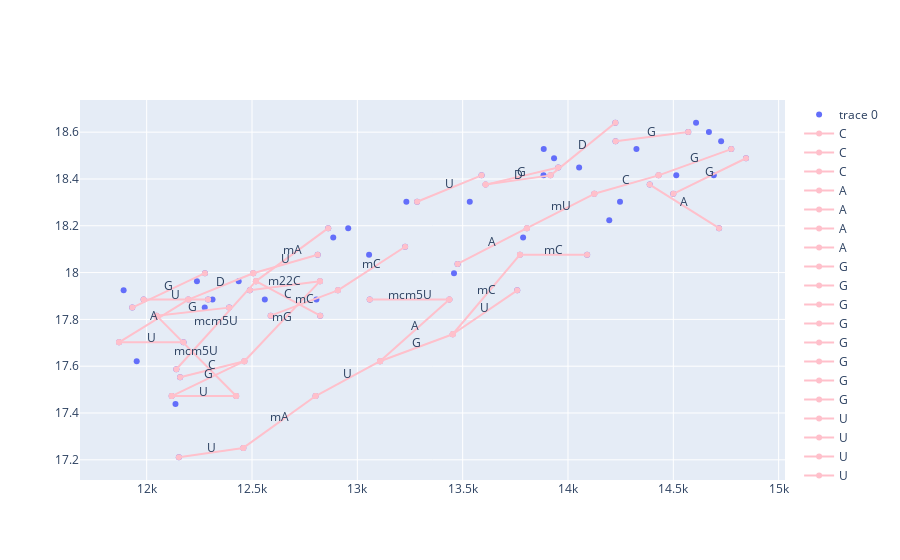

This figure's notebook cell:
### Code cell
low, high = 11868, 14846
# low, high = 13072, 15025
df_sample = df_top[(df_top.Mass>low)&(df_top.Mass<high)&(df_top.RT>1)]
bcr = base_calling_random(df_sample)
plotly_basecalling(df_sample, bcr[1])

### Figure 1 — Plotly figure (JSON) as saved in the notebook; plotly's stock layout.template omitted (floating-point values rounded to 4 significant figures)
{"data": [{"mode": "markers", "type": "scatter", "x": [11870.0, 11930.0, 11950.0, 11890.0, 12140.0, 12140.0, 12160.0, 11990.0, 12120.0, 12150.0, 12050.0, 12200.0, 12170.0, 12240.0, 12290.0, 12280.0, 12390.0, 12280.0, 12310.0, 12590.0, 12420.0, 12510.0, 12460.0, 12440.0, 12560.0, 12460.0, 12520.0, 12490.0, 12800.0, 12820.0, 12860.0, 12810.0, 12820.0, 12910.0, 12810.0, 12890.0, 13060.0, 12960.0, 13060.0, 13230.0, 13110.0, 13230.0, 13280.0, 13440.0, 13460.0, 13450.0, 13480.0, 13530.0, 13610.0, 13770.0, 13760.0, 13590.0, 13800.0, 13790.0, 13880.0, 13880.0, 14050.0, 13950.0, 13930.0, 13920.0, 14120.0, 14090.0, 14250.0, 14200.0, 14320.0, 14220.0, 14230.0, 14430.0, 14390.0, 14570.0, 14500.0, 14510.0, 14670.0, 14690.0, 14730.0, 14610.0, 14720.0, 14780.0, 14850.0], "y": [17.7, 17.85, 17.62, 17.92, 17.59, 17.44, 17.55, 17.88, 17.47, 17.21, 17.82, 17.88, 17.7, 17.96, 17.88, 17.85, 17.85, 18.0, 17.88, 17.82, 17.47, 18.0, 17.62, 17.96, 17.88, 17.25, 17.96, 17.92, 17.47, 17.82, 18.19, 17.88, 17.96, 17.92, 18.08, 18.15, 17.88, 18.19, 18.08, 18.3, 17.62, 18.11, 18.3, 17.88, 18.0, 17.74, 18.04, 18.3, 18.38, 18.08, 17.92, 18.42, 18.19, 18.15, 18.42, 18.53, 18.45, 18.45, 18.49, 18.42, 18.34, 18.08, 18.3, 18.22, 18.53, 18.64, 18.56, 18.42, 18.38, 18.6, 18.34, 18.42, 18.6, 18.42, 18.56, 18.64, 18.19, 18.53, 18.49]}, {"line": {"color": "pink"}, "mode": "lines+markers", "name": "C", "type": "scatter", "x": [14120.0, 14430.0], "y": [18.34, 18.42]}, {"line": {"color": "pink"}, "mode": "lines+markers", "name": "C", "type": "scatter", "x": [12520.0, 12820.0], "y": [17.96, 17.82]}, {"line": {"color": "pink"}, "mode": "lines+markers", "name": "C", "type": "scatter", "x": [12160.0, 12460.0], "y": [17.55, 17.62]}, {"line": {"color": "pink"}, "mode": "lines+markers", "name": "A", "type": "scatter", "x": [11870.0, 12200.0], "y": [17.7, 17.88]}, {"line": {"color": "pink"}, "mode": "lines+markers", "name": "A", "type": "scatter", "x": [13110.0, 13440.0], "y": [17.62, 17.88]}, {"line": {"color": "pink"}, "mode": "lines+markers", "name": "A", "type": "scatter", "x": [13480.0, 13800.0], "y": [18.04, 18.19]}, {"line": {"color": "pink"}, "mode": "lines+markers", "name": "A", "type": "scatter", "x": [14390.0, 14720.0], "y": [18.38, 18.19]}, {"line": {"color": "pink"}, "mode": "lines+markers", "name": "G", "type": "scatter", "x": [14230.0, 14570.0], "y": [18.56, 18.6]}, {"line": {"color": "pink"}, "mode": "lines+markers", "name": "G", "type": "scatter", "x": [13110.0, 13450.0], "y": [17.62, 17.74]}, {"line": {"color": "pink"}, "mode": "lines+markers", "name": "G", "type": "scatter", "x": [12050.0, 12390.0], "y": [17.82, 17.85]}, {"line": {"color": "pink"}, "mode": "lines+markers", "name": "G", "type": "scatter", "x": [11930.0, 12280.0], "y": [17.85, 18.0]}, {"line": {"color": "pink"}, "mode": "lines+markers", "name": "G", "type": "scatter", "x": [13610.0, 13950.0], "y": [18.38, 18.45]}, {"line": {"color": "pink"}, "mode": "lines+markers", "name": "G", "type": "scatter", "x": [14430.0, 14780.0], "y": [18.42, 18.53]}, {"line": {"color": "pink"}, "mode": "lines+markers", "name": "G", "type": "scatter", "x": [12120.0, 12460.0], "y": [17.47, 17.62]}, {"line": {"color": "pink"}, "mode": "lines+markers", "name": "G", "type": "scatter", "x": [14500.0, 14850.0], "y": [18.34, 18.49]}, {"line": {"color": "pink"}, "mode": "lines+markers", "name": "U", "type": "scatter", "x": [11990.0, 12290.0], "y": [17.88, 17.88]}, {"line": {"color": "pink"}, "mode": "lines+markers", "name": "U", "type": "scatter", "x": [11870.0, 12170.0], "y": [17.7, 17.7]}, {"line": {"color": "pink"}, "mode": "lines+markers", "name": "U", "type": "scatter", "x": [12510.0, 12810.0], "y": [18.0, 18.08]}, {"line": {"color": "pink"}, "mode": "lines+markers", "name": "U", "type": "scatter", "x": [13450.0, 13760.0], "y": [17.74, 17.92]}, {"line": {"color": "pink"}, "mode": "lines+markers", "name": "U", "type": "scatter", "x": [13280.0, 13590.0], "y": [18.3, 18.42]}, {"line": {"color": "pink"}, "mode": "lines+markers", "name": "U", "type": "scatter", "x": [12800.0, 13110.0], "y": [17.47, 17.62]}, {"line": {"color": "pink"}, "mode": "lines+markers", "name": "U", "type": "scatter", "x": [12120.0, 12420.0], "y": [17.47, 17.47]}, {"line": {"color": "pink"}, "mode": "lines+markers", "name": "U", "type": "scatter", "x": [12150.0, 12460.0], "y": [17.21, 17.25]}, {"line": {"color": "pink"}, "mode": "lines+markers", "name": "mG", "type": "scatter", "x": [12460.0, 12820.0], "y": [17.62, 17.96]}, {"line": {"color": "pink"}, "mode": "lines+markers", "name": "D", "type": "scatter", "x": [13920.0, 14220.0], "y": [18.42, 18.64]}, {"line": {"color": "pink"}, "mode": "lines+markers", "name": "D", "type": "scatter", "x": [12200.0, 12510.0], "y": [17.88, 18.0]}, {"line": {"color": "pink"}, "mode": "lines+markers", "name": "D", "type": "scatter", "x": [13610.0, 13920.0], "y": [18.38, 18.42]}, {"line": {"color": "pink"}, "mode": "lines+markers", "name": "mC", "type": "scatter", "x": [12590.0, 12910.0], "y": [17.82, 17.92]}, {"line": {"color": "pink"}, "mode": "lines+markers", "name": "mC", "type": "scatter", "x": [13450.0, 13770.0], "y": [17.74, 18.08]}, {"line": {"color": "pink"}, "mode": "lines+markers", "name": "mC", "type": "scatter", "x": [12910.0, 13230.0], "y": [17.92, 18.11]}, {"line": {"color": "pink"}, "mode": "lines+markers", "name": "mC", "type": "scatter", "x": [13770.0, 14090.0], "y": [18.08, 18.08]}, {"line": {"color": "pink"}, "mode": "lines+markers", "name": "mU", "type": "scatter", "x": [13800.0, 14120.0], "y": [18.19, 18.34]}, {"line": {"color": "pink"}, "mode": "lines+markers", "name": "mA", "type": "scatter", "x": [12460.0, 12800.0], "y": [17.25, 17.47]}, {"line": {"color": "pink"}, "mode": "lines+markers", "name": "mA", "type": "scatter", "x": [12520.0, 12860.0], "y": [17.96, 18.19]}, {"line": {"color": "pink"}, "mode": "lines+markers", "name": "m22C", "type": "scatter", "x": [12490.0, 12820.0], "y": [17.92, 17.96]}, {"line": {"color": "pink"}, "mode": "lines+markers", "name": "mcm5U", "type": "scatter", "x": [13060.0, 13440.0], "y": [17.88, 17.88]}, {"line": {"color": "pink"}, "mode": "lines+markers", "name": "mcm5U", "type": "scatter", "x": [12050.0, 12420.0], "y": [17.82, 17.47]}, {"line": {"color": "pink"}, "mode": "lines+markers", "name": "mcm5U", "type": "scatter", "x": [12140.0, 12520.0], "y": [17.59, 17.96]}], "layout": {"annotations": [{"arrowhead": 1, "showarrow": false, "text": "C", "x": 14280.0, "y": 18.38, "yshift": 5}, {"arrowhead": 1, "showarrow": false, "text": "C", "x": 12670.0, "y": 17.89, "yshift": 5}, {"arrowhead": 1, "showarrow": false, "text": "C", "x": 12310.0, "y": 17.59, "yshift": 5}, {"arrowhead": 1, "showarrow": false, "text": "A", "x": 12030.0, "y": 17.79, "yshift": 5}, {"arrowhead": 1, "showarrow": false, "text": "A", "x": 13270.0, "y": 17.75, "yshift": 5}, {"arrowhead": 1, "showarrow": false, "text": "A", "x": 13640.0, "y": 18.11, "yshift": 5}, {"arrowhead": 1, "showarrow": false, "text": "A", "x": 14550.0, "y": 18.28, "yshift": 5}, {"arrowhead": 1, "showarrow": false, "text": "G", "x": 14400.0, "y": 18.58, "yshift": 5}, {"arrowhead": 1, "showarrow": false, "text": "G", "x": 13280.0, "y": 17.68, "yshift": 5}, {"arrowhead": 1, "showarrow": false, "text": "G", "x": 12220.0, "y": 17.83, "yshift": 5}, {"arrowhead": 1, "showarrow": false, "text": "G", "x": 12100.0, "y": 17.92, "yshift": 5}, {"arrowhead": 1, "showarrow": false, "text": "G", "x": 13780.0, "y": 18.41, "yshift": 5}, {"arrowhead": 1, "showarrow": false, "text": "G", "x": 14600.0, "y": 18.47, "yshift": 5}, {"arrowhead": 1, "showarrow": false, "text": "G", "x": 12290.0, "y": 17.55, "yshift": 5}, {"arrowhead": 1, "showarrow": false, "text": "G", "x": 14670.0, "y": 18.41, "yshift": 5}, {"arrowhead": 1, "showarrow": false, "text": "U", "x": 12140.0, "y": 17.88, "yshift": 5}, {"arrowhead": 1, "showarrow": false, "text": "U", "x": 12020.0, "y": 17.7, "yshift": 5}, {"arrowhead": 1, "showarrow": false, "text": "U", "x": 12660.0, "y": 18.04, "yshift": 5}, {"arrowhead": 1, "showarrow": false, "text": "U", "x": 13610.0, "y": 17.83, "yshift": 5}, {"arrowhead": 1, "showarrow": false, "text": "U", "x": 13440.0, "y": 18.36, "yshift": 5}, {"arrowhead": 1, "showarrow": false, "text": "U", "x": 12950.0, "y": 17.55, "yshift": 5}, {"arrowhead": 1, "showarrow": false, "text": "U", "x": 12270.0, "y": 17.47, "yshift": 5}, {"arrowhead": 1, "showarrow": false, "text": "U", "x": 12310.0, "y": 17.23, "yshift": 5}, {"arrowhead": 1, "showarrow": false, "text": "mG", "x": 12640.0, "y": 17.79, "yshift": 5}, {"arrowhead": 1, "showarrow": false, "text": "D", "x": 14070.0, "y": 18.53, "yshift": 5}, {"arrowhead": 1, "showarrow": false, "text": "D", "x": 12350.0, "y": 17.94, "yshift": 5}, {"arrowhead": 1, "showarrow": false, "text": "D", "x": 13760.0, "y": 18.4, "yshift": 5}, {"arrowhead": 1, "showarrow": false, "text": "mC", "x": 12750.0, "y": 17.87, "yshift": 5}, {"arrowhead": 1, "showarrow": false, "text": "mC", "x": 13610.0, "y": 17.91, "yshift": 5}, {"arrowhead": 1, "showarrow": false, "text": "mC", "x": 13070.0, "y": 18.02, "yshift": 5}, {"arrowhead": 1, "showarrow": false, "text": "mC", "x": 13930.0, "y": 18.08, "yshift": 5}, {"arrowhead": 1, "showarrow": false, "text": "mU", "x": 13960.0, "y": 18.26, "yshift": 5}, {"arrowhead": 1, "showarrow": false, "text": "mA", "x": 12630.0, "y": 17.36, "yshift": 5}, {"arrowhead": 1, "showarrow": false, "text": "mA", "x": 12690.0, "y": 18.08, "yshift": 5}, {"arrowhead": 1, "showarrow": false, "text": "m22C", "x": 12660.0, "y": 17.94, "yshift": 5}, {"arrowhead": 1, "showarrow": false, "text": "mcm5U", "x": 13250.0, "y": 17.88, "yshift": 5}, {"arrowhead": 1, "showarrow": false, "text": "mcm5U", "x": 12240.0, "y": 17.64, "yshift": 5}, {"arrowhead": 1, "showarrow": false, "text": "mcm5U", "x": 12330.0, "y": 17.78, "yshift": 5}]}}
